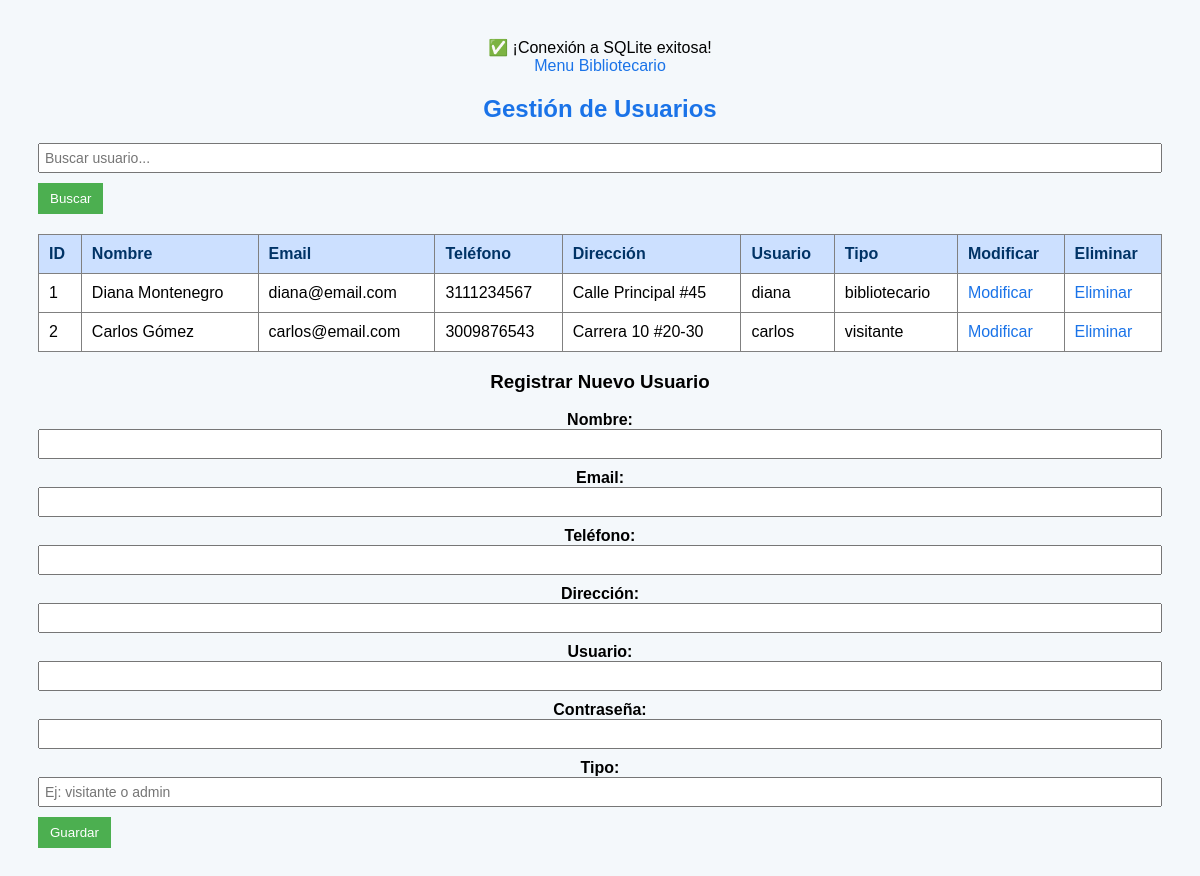
Before: /usuarios.php with the older database file.
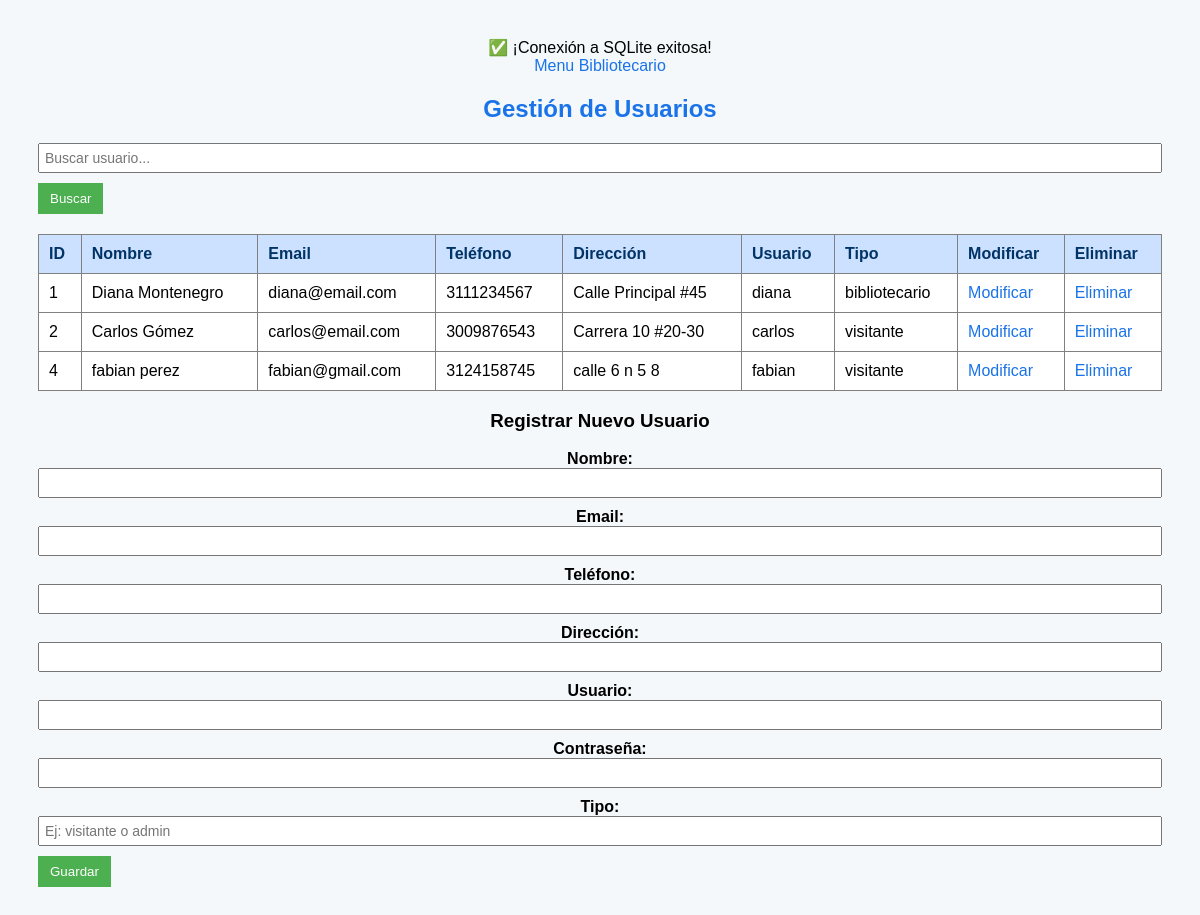
After: the same page with the newer database file.
### tables this page shows
CREATE TABLE TbUsuario (
    id_usuario INTEGER PRIMARY KEY AUTOINCREMENT,
    nombre_usuario TEXT NOT NULL,
    email_usuario TEXT NOT NULL,
    telefono_usuario TEXT,
    direccion_usuario TEXT,
    fecha_registro DATETIME DEFAULT CURRENT_TIMESTAMP,
    usuario TEXT UNIQUE NOT NULL,
    contrasena TEXT NOT NULL,
    tipo TEXT DEFAULT 'visitante' 
);

### usuarios.php (the view, shortened to what this page needs)
<?php
include 'conexion.php';
$busqueda = $_GET['buscar'] ?? '';
$sql = "SELECT * FROM TbUsuario WHERE
    nombre_usuario LIKE :buscar OR
    email_usuario LIKE :buscar OR
    usuario LIKE :buscar OR
    tipo LIKE :buscar";
$stmt = $conexion->prepare($sql);
$stmt->execute(['buscar' => "%$busqueda%"]);
$usuarios = $stmt->fetchAll(PDO::FETCH_ASSOC);
?>
<!DOCTYPE html>
<html lang="es">
<head>
    <link rel="stylesheet" href="../css/styles_autor.css">
</head>
<body>
    <div class="container">
        <div class="butoneria">
            <a href="menu_bibliotecario.php" class="menu-button">Menu Bibliotecario</a>
        </div>
    </div>
    <div class="container">
        <h2>Gestión de Usuarios</h2>
        <form method="get">
            <input type="text" name="buscar" placeholder="Buscar usuario..." value="<?= $busqueda ?>">
            <button type="submit">Buscar</button>
        </form>
        <table>
            <thead>
                <tr>
                    <th>ID</th>
                    <th>Nombre</th>
                    <th>Email</th>
                    <th>Teléfono</th>
                    <th>Dirección</th>
                    <th>Usuario</th>
                    <th>Tipo</th>
                    <th>Modificar</th>
                    <th>Eliminar</th>
                </tr>
            </thead>
            <tbody>
                <?php foreach ($usuarios as $usuario): ?>
                    <tr>
                        <td><?= $usuario['id_usuario'] ?></td>
                        <td><?= $usuario['nombre_usuario'] ?></td>
                        <td><?= $usuario['email_usuario'] ?></td>
                        <td><?= $usuario['telefono_usuario'] ?></td>
                        <td><?= $usuario['direccion_usuario'] ?></td>
                        <td><?= $usuario['usuario'] ?></td>
                        <td><?= $usuario['tipo'] ?></td>
                        <td><a href="modificar_usuario.php?id=<?= $usuario['id_usuario'] ?>">Modificar</a></td>
                        <td><a href="eliminar_usuario.php?id=<?= $usuario['id_usuario'] ?>" onclick="return confirm('¿Eliminar este usuario?')">Eliminar</a></td>
                    </tr>
                <?php endforeach; ?>
            </tbody>
        </table>
        <h3>Registrar Nuevo Usuario</h3>
        <form action="guardar_usuario.php" method="post">
            <label>Nombre:
                <input type="text" name="nombre_usuario" required>
            </label>
            <label>Email:
                <input type="text" name="email_usuario" required>
            </label>
            <label>Teléfono:
                <input type="text" name="telefono_usuario">
            </label>
            <label>Dirección:
                <input type="text" name="direccion_usuario">
            </label>
            <label>Usuario:
                <input type="text" name="usuario" required>
            </label>
            <label>Contraseña:
                <input type="text" name="contrasena" required>
            </label>
            <label>Tipo:
                <input type="text" name="tipo" placeholder="Ej: visitante o admin" required>
            </label>
            <button type="submit">Guardar</button>
        </form>
    </div>
</body>
</html>

Changed rows visible on the page:
added tbusuario: id_usuario "4", nombre_usuario "fabian perez", email_usuario "fabian@gmail.com", telefono_usuario "3124158745", direccion_usuario "calle 6 n 5 8", usuario "fabian", tipo "visitante"
